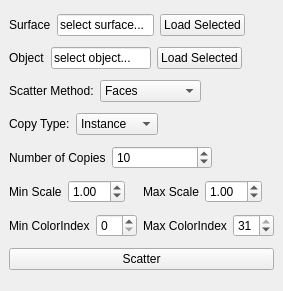
<?xml version="1.0" encoding="UTF-8"?>
<ui version="4.0">
 <class>MainWindow</class>
 <widget class="QMainWindow" name="MainWindow">
  <property name="geometry">
   <rect>
    <x>0</x>
    <y>0</y>
    <width>256</width>
    <height>291</height>
   </rect>
  </property>
  <property name="windowTitle">
   <string>ScatterTool</string>
  </property>
  <widget class="QWidget" name="centralwidget">
   <layout class="QVBoxLayout" name="verticalLayout">
    <item>
     <layout class="QHBoxLayout" name="horizontalLayout_6">
      <item>
       <widget class="QLabel" name="label">
        <property name="text">
         <string>Surface</string>
        </property>
       </widget>
      </item>
      <item>
       <widget class="QLineEdit" name="surface_name_dpy">
        <property name="enabled">
         <bool>true</bool>
        </property>
        <property name="text">
         <string>select surface...</string>
        </property>
        <property name="readOnly">
         <bool>true</bool>
        </property>
       </widget>
      </item>
      <item>
       <widget class="QPushButton" name="load_surface_btn">
        <property name="text">
         <string>Load Selected</string>
        </property>
       </widget>
      </item>
      <item>
       <spacer name="horizontalSpacer_7">
        <property name="orientation">
         <enum>Qt::Horizontal</enum>
        </property>
        <property name="sizeHint" stdset="0">
         <size>
          <width>40</width>
          <height>20</height>
         </size>
        </property>
       </spacer>
      </item>
     </layout>
    </item>
    <item>
     <layout class="QHBoxLayout" name="horizontalLayout_5">
      <item>
       <widget class="QLabel" name="label_2">
        <property name="text">
         <string>Object</string>
        </property>
       </widget>
      </item>
      <item>
       <widget class="QLineEdit" name="object_name_dpy">
        <property name="text">
         <string>select object...</string>
        </property>
        <property name="readOnly">
         <bool>true</bool>
        </property>
       </widget>
      </item>
      <item>
       <widget class="QPushButton" name="load_object_btn">
        <property name="text">
         <string>Load Selected</string>
        </property>
       </widget>
      </item>
      <item>
       <spacer name="horizontalSpacer_6">
        <property name="orientation">
         <enum>Qt::Horizontal</enum>
        </property>
        <property name="sizeHint" stdset="0">
         <size>
          <width>40</width>
          <height>20</height>
         </size>
        </property>
       </spacer>
      </item>
     </layout>
    </item>
    <item>
     <layout class="QHBoxLayout" name="horizontalLayout_4">
      <item>
       <widget class="QLabel" name="label_6">
        <property name="text">
         <string>Scatter Method:</string>
        </property>
       </widget>
      </item>
      <item>
       <widget class="QComboBox" name="scatter_method_cmb">
        <item>
         <property name="text">
          <string>Faces</string>
         </property>
        </item>
        <item>
         <property name="text">
          <string>Area/Volume</string>
         </property>
        </item>
       </widget>
      </item>
      <item>
       <spacer name="horizontalSpacer_5">
        <property name="orientation">
         <enum>Qt::Horizontal</enum>
        </property>
        <property name="sizeHint" stdset="0">
         <size>
          <width>60</width>
          <height>19</height>
         </size>
        </property>
       </spacer>
      </item>
     </layout>
    </item>
    <item>
     <layout class="QHBoxLayout" name="horizontalLayout_2">
      <item>
       <widget class="QLabel" name="label_7">
        <property name="text">
         <string>Copy Type:</string>
        </property>
       </widget>
      </item>
      <item>
       <widget class="QComboBox" name="copy_type_cmb">
        <item>
         <property name="text">
          <string>Instance</string>
         </property>
        </item>
        <item>
         <property name="text">
          <string>Duplicate</string>
         </property>
        </item>
       </widget>
      </item>
      <item>
       <spacer name="horizontalSpacer_8">
        <property name="orientation">
         <enum>Qt::Horizontal</enum>
        </property>
        <property name="sizeHint" stdset="0">
         <size>
          <width>40</width>
          <height>20</height>
         </size>
        </property>
       </spacer>
      </item>
     </layout>
    </item>
    <item>
     <layout class="QHBoxLayout" name="horizontalLayout_3">
      <item>
       <widget class="QLabel" name="label_5">
        <property name="text">
         <string>Number of Copies</string>
        </property>
       </widget>
      </item>
      <item>
       <widget class="QSpinBox" name="num_copies_spn">
        <property name="minimumSize">
         <size>
          <width>100</width>
          <height>0</height>
         </size>
        </property>
        <property name="maximum">
         <number>999999</number>
        </property>
        <property name="value">
         <number>10</number>
        </property>
       </widget>
      </item>
      <item>
       <spacer name="horizontalSpacer_3">
        <property name="orientation">
         <enum>Qt::Horizontal</enum>
        </property>
        <property name="sizeHint" stdset="0">
         <size>
          <width>40</width>
          <height>20</height>
         </size>
        </property>
       </spacer>
      </item>
     </layout>
    </item>
    <item>
     <layout class="QHBoxLayout" name="horizontalLayout">
      <item>
       <widget class="QLabel" name="label_3">
        <property name="text">
         <string>Min Scale</string>
        </property>
       </widget>
      </item>
      <item>
       <widget class="QDoubleSpinBox" name="min_scale_spn">
        <property name="singleStep">
         <double>0.250000000000000</double>
        </property>
        <property name="value">
         <double>1.000000000000000</double>
        </property>
       </widget>
      </item>
      <item>
       <spacer name="horizontalSpacer">
        <property name="orientation">
         <enum>Qt::Horizontal</enum>
        </property>
        <property name="sizeHint" stdset="0">
         <size>
          <width>40</width>
          <height>20</height>
         </size>
        </property>
       </spacer>
      </item>
      <item>
       <widget class="QLabel" name="label_4">
        <property name="text">
         <string>Max Scale</string>
        </property>
       </widget>
      </item>
      <item>
       <widget class="QDoubleSpinBox" name="max_scale_spn">
        <property name="singleStep">
         <double>0.250000000000000</double>
        </property>
        <property name="value">
         <double>1.000000000000000</double>
        </property>
       </widget>
      </item>
      <item>
       <spacer name="horizontalSpacer_4">
        <property name="orientation">
         <enum>Qt::Horizontal</enum>
        </property>
        <property name="sizeHint" stdset="0">
         <size>
          <width>40</width>
          <height>20</height>
         </size>
        </property>
       </spacer>
      </item>
     </layout>
    </item>
    <item>
     <layout class="QHBoxLayout" name="horizontalLayout_7">
      <item>
       <widget class="QLabel" name="label_8">
        <property name="text">
         <string>Min ColorIndex</string>
        </property>
       </widget>
      </item>
      <item>
       <widget class="QSpinBox" name="min_hue_spn"/>
      </item>
      <item>
       <widget class="QLabel" name="label_9">
        <property name="text">
         <string>Max ColorIndex</string>
        </property>
       </widget>
      </item>
      <item>
       <widget class="QSpinBox" name="max_hue_spn">
        <property name="maximum">
         <number>31</number>
        </property>
        <property name="value">
         <number>31</number>
        </property>
       </widget>
      </item>
     </layout>
    </item>
    <item>
     <widget class="QPushButton" name="do_scatter_btn">
      <property name="text">
       <string>Scatter</string>
      </property>
     </widget>
    </item>
   </layout>
  </widget>
  <widget class="QMenuBar" name="menubar">
   <property name="geometry">
    <rect>
     <x>0</x>
     <y>0</y>
     <width>256</width>
     <height>21</height>
    </rect>
   </property>
  </widget>
 </widget>
 <resources/>
 <connections/>
</ui>
